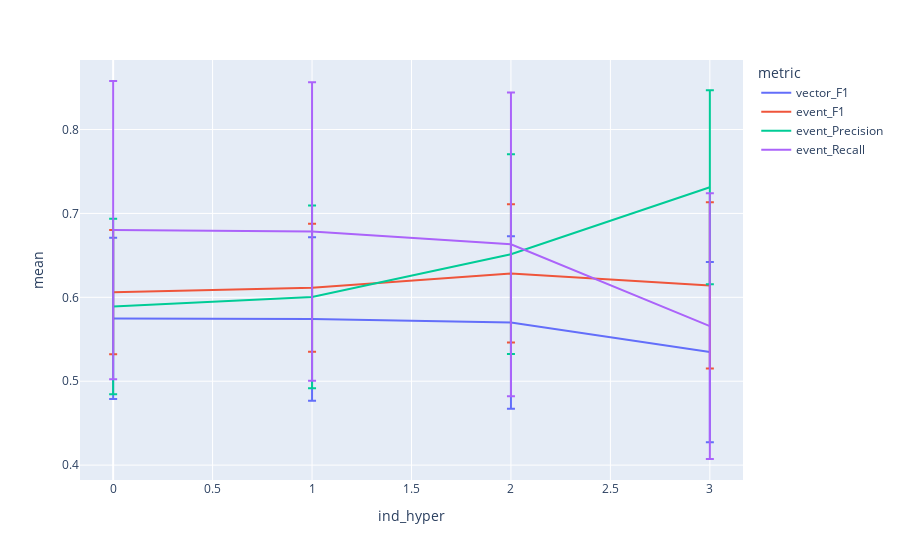

Write notebook code for a chart like this one.
### Code cell
px.line(graphStats,x="ind_hyper",y="mean",error_y="std",color="metric")

### Figure 1 — Plotly figure (JSON) as saved in the notebook; plotly's stock layout.template omitted (floating-point values rounded to 4 significant figures)
{"data": [{"error_y": {"array": [0.0961, 0.09732, 0.1029, 0.1073]}, "hovertemplate": "metric=vector_F1<br>ind_hyper=%{x}<br>mean=%{y}<extra></extra>", "legendgroup": "vector_F1", "line": {"color": "#636efa", "dash": "solid"}, "marker": {"symbol": "circle"}, "mode": "lines", "name": "vector_F1", "orientation": "v", "showlegend": true, "type": "scatter", "x": [0, 1, 2, 3], "xaxis": "x", "y": [0.5748, 0.5742, 0.57, 0.5347], "yaxis": "y"}, {"error_y": {"array": [0.07401, 0.07626, 0.08249, 0.09915]}, "hovertemplate": "metric=event_F1<br>ind_hyper=%{x}<br>mean=%{y}<extra></extra>", "legendgroup": "event_F1", "line": {"color": "#EF553B", "dash": "solid"}, "marker": {"symbol": "circle"}, "mode": "lines", "name": "event_F1", "orientation": "v", "showlegend": true, "type": "scatter", "x": [0, 1, 2, 3], "xaxis": "x", "y": [0.6061, 0.6114, 0.6285, 0.6142], "yaxis": "y"}, {"error_y": {"array": [0.1047, 0.1089, 0.119, 0.1157]}, "hovertemplate": "metric=event_Precision<br>ind_hyper=%{x}<br>mean=%{y}<extra></extra>", "legendgroup": "event_Precision", "line": {"color": "#00cc96", "dash": "solid"}, "marker": {"symbol": "circle"}, "mode": "lines", "name": "event_Precision", "orientation": "v", "showlegend": true, "type": "scatter", "x": [0, 1, 2, 3], "xaxis": "x", "y": [0.5891, 0.6005, 0.6514, 0.7312], "yaxis": "y"}, {"error_y": {"array": [0.1777, 0.1778, 0.181, 0.1583]}, "hovertemplate": "metric=event_Recall<br>ind_hyper=%{x}<br>mean=%{y}<extra></extra>", "legendgroup": "event_Recall", "line": {"color": "#ab63fa", "dash": "solid"}, "marker": {"symbol": "circle"}, "mode": "lines", "name": "event_Recall", "orientation": "v", "showlegend": true, "type": "scatter", "x": [0, 1, 2, 3], "xaxis": "x", "y": [0.6801, 0.6785, 0.6631, 0.5656], "yaxis": "y"}], "layout": {"legend": {"title": {"text": "metric"}, "tracegroupgap": 0}, "margin": {"t": 60}, "xaxis": {"anchor": "y", "domain": [0, 1], "title": {"text": "ind_hyper"}}, "yaxis": {"anchor": "x", "domain": [0, 1], "title": {"text": "mean"}}}}
